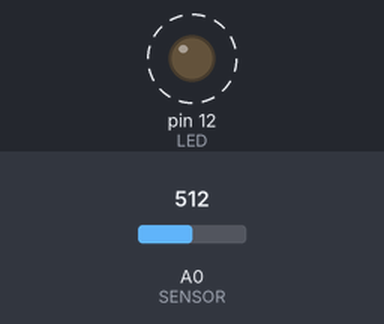
Bench run of a sketch on a simulated Arduino Uno, built with avr-gcc and run on an emulated ATmega328P. Shown: output pins drawn as LEDs (lit = HIGH). Dashed ring = blinking. Inputs (shaded band) come from the test bench; at power-on: A0 (SENSOR) = 512.

Above: at 1.8 s.
1.9 s: A0 (SENSOR) set to 0
At 3.3 s:
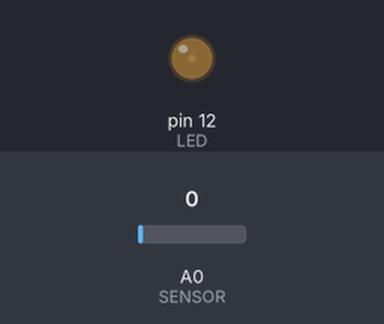
3.6 s: A0 (SENSOR) set to 122
At 3.9 s:
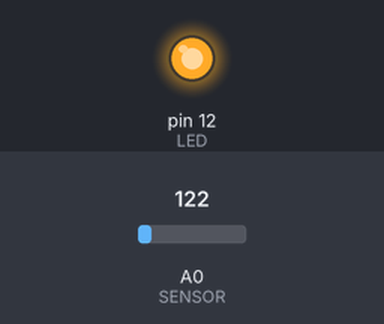
Timing chart, 0 to 13.1 s (numbered marks = the images above; inputs shaded):
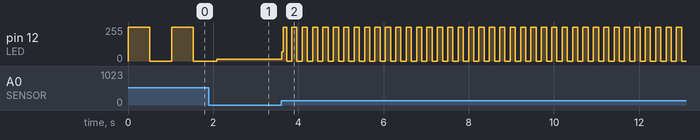

The sketch:

potentiometer05.ino
```cpp
const int SENSOR = 0;
const int LED = 12;

void setup() {
  pinMode(LED, OUTPUT);
}

void loop() {
  int sensorValue;
  sensorValue = analogRead(SENSOR);
  digitalWrite(LED, HIGH);
  delay(sensorValue);
  digitalWrite(LED, LOW);
  delay(sensorValue);
}
```

Measured:
- after the input at 3.6 s, pin 12 (LED): 15/255 → 68/255 at once, then moves between 0/255 and 255/255, repeating every 0.24 s
- by itself, pin 12 (LED): alternates 255/255 for 0.51 s and 0/255 for 0.51 s
